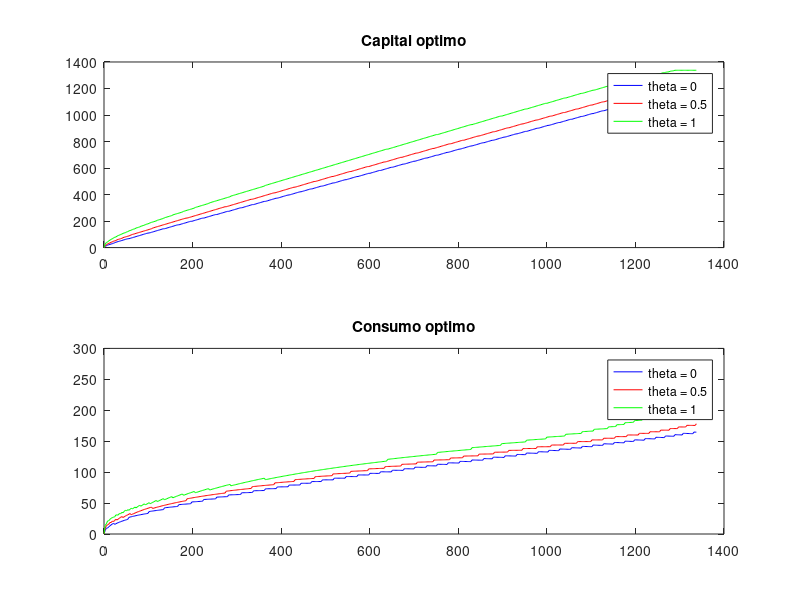

Recreate this plot in MATLAB. (Note: this script raises an error after producing the figure.)
%
% Laboratorio 2
%
% Omar Trejo Navarro, 119711
% Macroeconomia Dinamica I,
% Prof. Carlos Urrutia,
% ITAM, 2015
%

clear all
close all
clc

%% Inciso 1

P = [0.5 0.3 0.2;
     0.1 0.7 0.2;
     0.1 0.4 0.5];

A = P^1000;

%% Inciso 2

alpha = 0.35;
beta  = 0.99;
delta = 0.06;
A     = 10;
maxit = 1000;
p     = 500;
crit  = 1e-2; % Tolerancia
T     = 50;
q     = 3;    % 3 estados

theta = [0 0.5 1];
Pi    = [0.5 0.3 0.2;
         0.1 0.7 0.2;
         0.1 0.4 0.5];

% Estado estacionario sin incertidumbre
kss  = ((A*beta*alpha)/(1 - (1 - delta)*beta))^(1/(1 - alpha));
k0   = kss;
k    = linspace(0, 1.2*exp(1)*kss, p);
k(1) = 0.000001;

value = zeros(p*q,p,3);
for i=1:p
    value((i-1)*q+1,:,1) = k(i)*ones(1,p);
    value((i-1)*q+2,:,1) = k(i)*ones(1,p);
    value((i-1)*q+3,:,1) = k(i)*ones(1,p);
end

% Matriz de capitales por filas
value(:, :, 2) = ones(p*q, 1)*k;
vector = theta';
for i = 1:p-1
    vector = [vector; theta'];
end
value(:, :, 3) = vector*ones(1, p);
M      = zeros(p*q,p);
Mzeros = zeros(p*q,p);

%     F(Sij,Kl)=F(Ki,Zj,Kl)=u(exp(Zj)*f(Ki)+(1-delta)Ki-Kl)
M = log(max(exp(value(:,:,3)).*A.*value(:,:,1).^(alpha)-value(:,:,2)+...
    (1-delta).*value(:,:,1),0));

I = eye(q);
E = I;
for i = 1:p-1
    E = [E; I];
end

% Algoritmo
V0 = zeros(p*q, 1);
terminate = 0; % == 1 -> finalizado
it = 1;
while terminate == 0 && it < maxit
    [V1,G] = max((M + beta*(E*(Pi*reshape(V0, q, p))))');
    V1 = V1';
    G  = G';
    if norm(V0 - V1) < crit
        terminate = 1;
    end
    disp(['It = ', num2str(it), ' Error= ', num2str(norm(V0 - V1))])
    V0 = V1;
    it = it + 1;
end

G1 = G;
G = zeros(p,q);
V = zeros(p,q);

for i=1:p
    G(i,1) = G1((i-1)*q+1);
    G(i,2) = G1((i-1)*q+2);
    G(i,3) = G1((i-1)*q+3);
    V(i,1) = V1((i-1)*q+1);
    V(i,2) = V1((i-1)*q+2);
    V(i,3) = V1((i-1)*q+3);

end

G(1,1) = 1;
G(1,2) = 1;
G(1,3) = 1;
V(1,1) = V(2,1);
V(1,2) = V(2,2);
V(1,3) = V(2,3);

for i = 1:p
    c_1(i) = exp(theta(1))*A*k(i)^alpha-k(G(i, 1)) + (1 - delta)*k(i);
    c_2(i) = exp(theta(2))*A*k(i)^alpha-k(G(i, 2)) + (1 - delta)*k(i);
    c_3(i) = exp(theta(3))*A*k(i)^alpha-k(G(i, 3)) + (1 - delta)*k(i);
end

figure(1);

subplot(2, 1, 1);
plot(k, k(G(:, 1)), 'b', ...
     k, k(G(:, 2)), 'r', ...
     k, k(G(:, 3)), 'g'), ...
     legend('theta = 0', 'theta = 0.5', 'theta = 1'), ...
     title('Capital optimo');

subplot(2, 1, 2);
plot(k, c_1, 'b', ...
     k, c_2, 'r', ...
     k, c_3, 'g'), ...
     legend('theta = 0', 'theta = 0.5', 'theta = 1'), ...
     title('Consumo optimo');

%% Inciso 3

estado_choque = [1 2 3];
Pi            = [0.5 0.3 0.2;
                 0.1 0.7 0.2;
                 0.1 0.4 0.5];
Pi0 = [0 1 0];
T   = 50;
[X_path, states] = markov(estado_choque, Pi, Pi0, T);
shocks = X_path';

k0    = exp(0.5)*kss;
kt    = zeros(T + 1, 1);
ind   = zeros(T, 1);

[aux, ind(1)] = min(k < k0);
kt(1) = k(ind(1));

for t = 1:T
   ind(t + 1) = G(ind(t), shocks(t));
   kt(t + 1)  = k(ind(t + 1));
end

it = zeros(T, 1);
ct = zeros(T, 1);
yt = zeros(T, 1);
wt = zeros(T, 1);
rt = zeros(T, 1);

for t = 1:T
    it(t) = kt(t + 1) - (1 - delta)*kt(t);
    yt(t) = exp(theta(shocks(t)))*A*kt(t)^alpha;
    ct(t) = yt(t) - it(t);
    wt(t) = exp(theta(shocks(t)))*A*(1 - alpha)*kt(t)^(alpha);
    rt(t) = exp(theta(shocks(t)))*A*(alpha)*kt(t)^(alpha - 1);
end

figure(2)

subplot(3, 2, 1);
plot(1:T, theta(shocks));
title('Choque tecnologico');

subplot(3, 2, 2);
plot(1:(T + 1), kt);
title('Capital');

subplot(3, 2, 3);
plot(1:T, yt);
title('Producto');

subplot(3, 2, 4);
plot(1:T,ct);
title('Consumo');

subplot(3, 2, 5);
plot(1:T,wt);
title('Salario real');

subplot(3, 2, 6);
plot(1:T,rt);
title('Tasa de interes');

%% Inciso 4

T         = 50;
theta     = [0 0.5 1];
shocks    = ones(T, 1)*2;
shocks(1) = 3;
kt        = zeros(T + 1, 1);
ind       = zeros(T, 1);

[aux, ind(1)] = min(k < k0);
kt(1) = k(ind(1));

for t = 1:T
   ind(t + 1) = G(ind(t), shocks(t));
   kt(t + 1)  = k(ind(t + 1));
end

it = zeros(T, 1);
ct = zeros(T, 1);
yt = zeros(T, 1);
wt = zeros(T, 1);
rt = zeros(T, 1);

for t = 1:T
    it(t) = kt(t + 1) - (1 - delta)*kt(t);
    yt(t) = exp(theta(shocks(t)))*A*kt(t)^alpha;
    ct(t) = yt(t) - it(t);
    wt(t) = exp(theta(shocks(t)))*A*(1 - alpha)*kt(t)^(alpha);
    rt(t) = exp(theta(shocks(t)))*A*(alpha)*kt(t)^(alpha - 1);
end

figure(3)

subplot(3, 2, 1);
plot(1:T, theta(shocks));
title('Choque Tecnológico');

subplot(3, 2, 2);
plot(1:T + 1, kt);
title('Capital');

subplot(3, 2, 3);
plot(1:T, yt);
title('Producto');

subplot(3, 2, 4);
plot(1:T, ct);
title('Consumo');

subplot(3, 2, 5);
plot(1:T, wt);
title('Salario Real');

subplot(3, 2, 6);
plot(1:T, rt);
title('Tasa de interes');

%% Inciso 5

T_stat = 500;
Nsim   = 500;

theta = [1 2 3];
Pi0   = [0 1 0];
Pi    = [0.5 0.3 0.2;
         0.1 0.7 0.2;
         0.1 0.4 0.5];

for m = 1:Nsim
    [X_path, states] = markov(estado_choque, Pi, Pi0, T_stat);
    shocks_stat = X_path';

    kt_stat           = zeros(T_stat + 1, 1);
    ind_stat          = zeros(T_stat, 1);
    [aux,ind_stat(1)] = min(k < k0);
    kt_stat(1)        = k(ind_stat(1));

    for t = 1:T_stat
        ind_stat(t + 1) = G(ind_stat(t), shocks_stat(t));
        kt_stat(t + 1)  = k(ind_stat(t + 1));
    end

    it_stat = zeros(T_stat, 1);
    ct_stat = zeros(T_stat, 1);
    yt_stat = zeros(T_stat, 1);
    wt_stat = zeros(T_stat, 1);
    rt_stat = zeros(T_stat, 1);

    for t = 1:T_stat
        it_stat(t) = kt_stat(t + 1) - (1 - delta)*kt_stat(t);
        yt_stat(t) = exp(theta(shocks_stat(t)))*A*kt_stat(t)^alpha;
        ct_stat(t) = yt_stat(t) - it_stat(t);
        wt_stat(t) = (1 - alpha)*yt_stat(t);
        rt_stat(t) = alpha*yt_stat(t)/kt_stat(t);
    end

    kt_std(m) = std(log(kt_stat(100:T_stat)));
    yt_std(m) = std(log(yt_stat(100:T_stat)));
    ct_std(m) = std(log(ct_stat(100:T_stat)));
    it_std(m) = std(log(it_stat(100:T_stat)));
    wt_std(m) = std(log(wt_stat(100:T_stat)));
    rt_std(m) = std(log(rt_stat(100:T_stat)));

    kt_yt_correl(m) = corr(kt_stat(100:T_stat), yt_stat(100:T_stat));
    ct_yt_correl(m) = corr(ct_stat(100:T_stat), yt_stat(100:T_stat));
    it_yt_correl(m) = corr(it_stat(100:T_stat), yt_stat(100:T_stat));
    wt_yt_correl(m) = corr(wt_stat(100:T_stat), yt_stat(100:T_stat));
    rt_yt_correl(m) = corr(rt_stat(100:T_stat), yt_stat(100:T_stat));
end

disp(' ')
disp('Desviacion estandar del logaritmo: ')
disp(' ')

disp(['- Producto        = ', num2str(mean(yt_std))])
disp(['- Consumo         = ', num2str(mean(ct_std))])
disp(['- Inversión       = ', num2str(mean(it_std))])
disp(['- Capital         = ', num2str(mean(kt_std))])
disp(['- Salario real    = ', num2str(mean(wt_std))])
disp(['- Tasa de interés = ', num2str(mean(rt_std))])

disp(' ')
disp('Correlacion del producto y: ')
disp(' ')
disp(['- Consumo         = ', num2str(mean(ct_yt_correl))])
disp(['- Inversión       = ', num2str(mean(it_yt_correl))])
disp(['- Capital         = ', num2str(mean(kt_yt_correl))])
disp(['- Salario Real    = ', num2str(mean(wt_yt_correl))])
disp(['- Tasa de interés = ', num2str(mean(rt_yt_correl))])
disp(' ')
